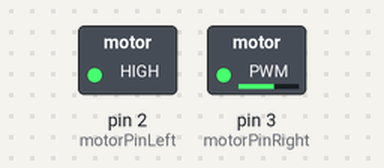
Simulated run of this sketch. Board: Arduino Uno, built with avr-gcc and run on an emulated ATmega328P. On the bench: switched loads named in the sketch (green lamp = pin HIGH).

Above: at 0.1 s.
Timing chart, 0 to 1.6 s (numbered marks = the images above):
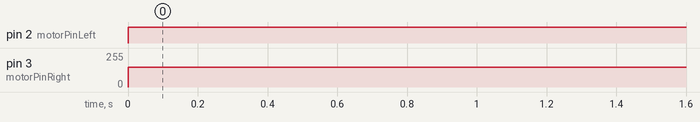

Measured:
- by itself, pin 2 (motorPinLeft): LOW → HIGH at 0.00 s
- by itself, pin 3 (motorPinRight): 0/255 → 150/255 at 0.00 s

The sketch:

sketch_jan18a.ino
```cpp
/*
Adafruit Arduino - Lesson 13. DC Motor
*/


int motorPinRight = 3;
int motorPinLeft = 2;

void setup()
{
  pinMode(motorPinRight, OUTPUT);
  pinMode(motorPinLeft, OUTPUT);

}


void loop()
{
  int speed = 150;
      analogWrite(motorPinRight, speed);
      analogWrite(motorPinLeft, speed);
}
```
